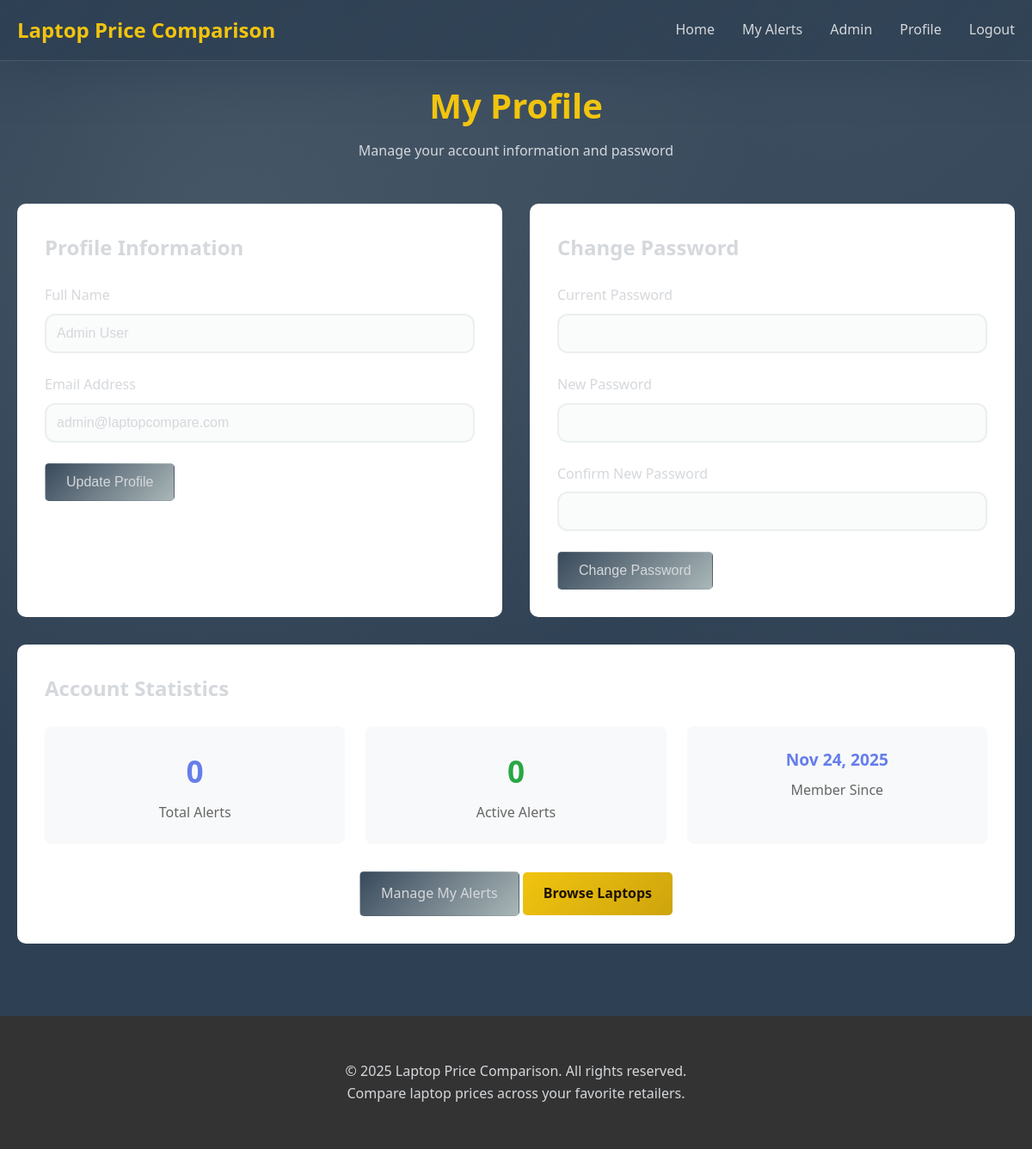
The app's page /profile.php (signed in) with its own data.
### tables this page shows
CREATE TABLE users (
    id INT AUTO_INCREMENT PRIMARY KEY,
    email VARCHAR(255) NOT NULL UNIQUE,
    password VARCHAR(255) NOT NULL,
    name VARCHAR(100) NOT NULL,
    created_at TIMESTAMP DEFAULT CURRENT_TIMESTAMP,
    is_admin TINYINT(1) DEFAULT 0,
    INDEX idx_email (email)
);

### profile.php (the view, shortened to what this page needs)
<?php
require_once 'config.php';
$user_id = $_SESSION['user_id'];
$stmt = $conn->prepare("SELECT * FROM users WHERE id = ?");
$stmt->execute([$user_id]);
$user = $stmt->fetch();
$statsStmt = $conn->prepare("
    SELECT
        COUNT(*) as total_alerts,
        SUM(CASE WHEN is_active = 1 THEN 1 ELSE 0 END) as active_alerts
    FROM price_alerts
    WHERE user_id = ?
");
$statsStmt->execute([$user_id]);
$stats = $statsStmt->fetch();
$stats['total_alerts'] = $stats['total_alerts'] ?? 0;
$stats['active_alerts'] = $stats['active_alerts'] ?? 0;
?>
<!DOCTYPE html>
<html lang="en">
<head>
    <link rel="stylesheet" href="css/style.css">
</head>
<body>
    <?php include 'includes/header.php'; ?>
    <main class="container">
        <div class="page-header">
            <h1>My Profile</h1>
            <p>Manage your account information and password</p>
        </div>
        <div style="display: grid; grid-template-columns: repeat(auto-fit, minmax(320px, 1fr)); gap: 2rem;">
            <div style="background: white; padding: 2rem; border-radius: 10px;">
                <h2>Profile Information</h2>
                <form method="POST" style="margin-top: 1.5rem;">
                    <div class="form-group">
                        <label>Full Name</label>
                        <input type="text" name="name" required value="<?php echo htmlspecialchars($user['name']); ?>">
                    </div>
                    <div class="form-group">
                        <label>Email Address</label>
                        <input type="email" name="email" required value="<?php echo htmlspecialchars($user['email']); ?>">
                    </div>
                    <button type="submit" name="update_profile" class="btn btn-primary">Update Profile</button>
                </form>
            </div>
            <div style="background: white; padding: 2rem; border-radius: 10px;">
                <h2>Change Password</h2>
                <form method="POST" style="margin-top: 1.5rem;">
                    <div class="form-group">
                        <label>Current Password</label>
                        <input type="password" name="current_password" required>
                    </div>
                    <div class="form-group">
                        <label>New Password</label>
                        <input type="password" name="new_password" required>
                    </div>
                    <div class="form-group">
                        <label>Confirm New Password</label>
                        <input type="password" name="confirm_password" required>
                    </div>
                    <button type="submit" name="change_password" class="btn btn-primary">Change Password</button>
                </form>
            </div>
        </div>
        <div style="background: white; padding: 2rem; border-radius: 10px; margin-top: 2rem;">
            <h2>Account Statistics</h2>
            <div style="display: grid; grid-template-columns: repeat(auto-fit, minmax(180px, 1fr)); gap: 1.5rem; margin-top: 1.5rem;">
                <div style="text-align: center; padding: 1.5rem; background: #f8f9fa; border-radius: 8px;">
                    <div style="font-size: 2.2rem; font-weight: bold; color: #667eea;"><?php echo $stats['total_alerts']; ?></div>
                    <div style="color: #666; margin-top: 0.5rem;">Total Alerts</div>
                </div>
                <div style="text-align: center; padding: 1.5rem; background: #f8f9fa; border-radius: 8px;">
                    <div style="font-size: 2.2rem; font-weight: bold; color: #28a745;"><?php echo $stats['active_alerts']; ?></div>
                    <div style="color: #666; margin-top: 0.5rem;">Active Alerts</div>
                </div>
                <div style="text-align: center; padding: 1.5rem; background: #f8f9fa; border-radius: 8px;">
                    <div style="font-size: 1.2rem; font-weight: bold; color: #667eea;"><?php echo date('M d, Y', strtotime($user['created_at'])); ?></div>
                    <div style="color: #666; margin-top: 0.5rem;">Member Since</div>
                </div>
            </div>
            <div style="margin-top: 2rem; text-align: center;">
                <a href="my-alerts.php" class="btn btn-primary">Manage My Alerts</a>
                <a href="index.php" class="btn btn-secondary">Browse Laptops</a>
            </div>
        </div>
    </main>
    <?php include 'includes/footer.php'; ?>
</body>
</html>

### css/style.css (style rules this page uses)
:root { --royal-blue: #2E4053; --midnight: rgba(46, 64, 83, 0.92); --deep-navy: #273746; --accent-blue: #AAB7B8; --accent-gold: #F1C40F; --accent-gold-dark: #CDA40D; --soft-ivory: #D5D8DC; --cool-gray: #BFC9CA; --card-bg: #2E4053; --card-border: rgba(191, 201, 202, 0.18); --shadow-primary: 0 20px 45px rgba(46, 64, 83, 0.55); }
* { margin: 0; padding: 0; box-sizing: border-box; }
body { font-family: 'Segoe UI', Tahoma, Geneva, Verdana, sans-serif; line-height: 1.6; color: var(--soft-ivory); background-color: var(--royal-blue); background-image: radial-gradient(circle at 20% 20%, rgba(191, 201, 202, 0.15), transparent 45%), radial-gradient(circle at 80% 0%, rgba(170, 183, 184, 0.12), transparent 55%); min-height: 100vh; }
.container { max-width: 1200px; margin: 0 auto; padding: 20px; color: var(--soft-ivory); }
.btn { padding: 0.75rem 1.5rem; border: none; border-radius: 5px; cursor: pointer; text-decoration: none; display: inline-block; transition: all 0.3s; font-size: 1rem; font-weight: 500; }
.btn-primary { background: linear-gradient(135deg, rgba(46, 64, 83, 0.95), var(--accent-blue)); color: var(--soft-ivory); border: 1px solid rgba(255, 255, 255, 0.08); }
.btn-secondary { background: linear-gradient(135deg, var(--accent-gold), var(--accent-gold-dark)); color: #1f1300; font-weight: 600; }
.form-group { margin-bottom: 1.5rem; }
.form-group label { display: block; margin-bottom: 0.5rem; font-weight: 500; }
.form-group input, .form-group select, .form-group textarea { width: 100%; padding: 0.75rem; border: 2px solid rgba(191, 201, 202, 0.25); border-radius: 12px; font-size: 1rem; background: rgba(191, 201, 202, 0.08); color: var(--soft-ivory); }
.page-header { text-align: center; margin-bottom: 3rem; }
.page-header h1 { font-size: 2.5rem; color: var(--accent-gold); margin-bottom: 0.5rem; }

### records on screen
users: name "Admin User", email "admin@laptopcompare.com", created_at "Nov 24, 2025"

### other values on screen
SITE_NAME "Laptop Price Comparison"
$stats['total_alerts'] "0"
$stats['active_alerts'] "0"
